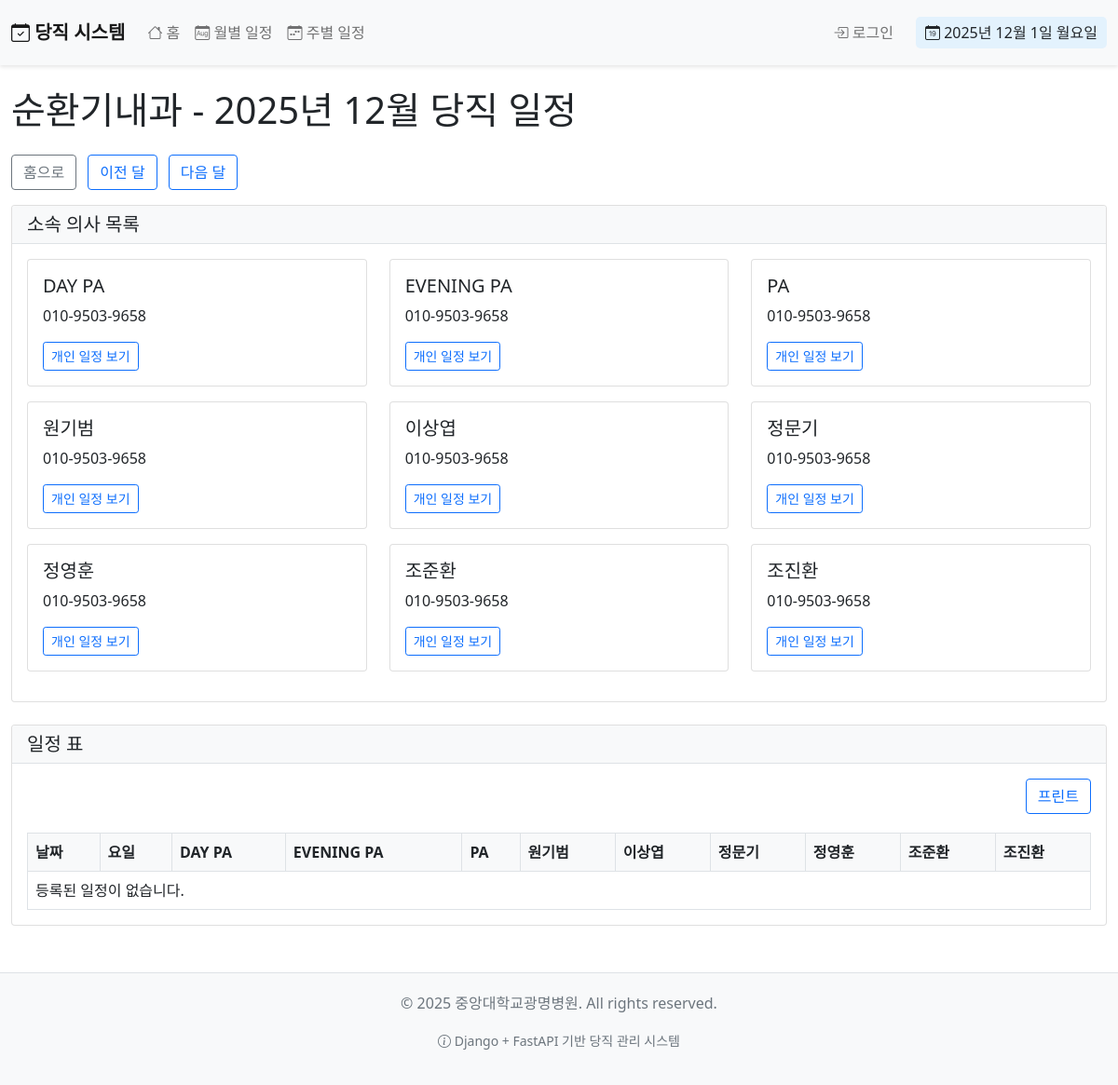
/schedule/department/1/2025/12/, run on the app's committed database.
### schedule/models.py (models this page shows, shortened)
class Department(models.Model):
    DEPARTMENT_CHOICES = [
        ('순환기내과', '순환기내과'),
        ('순환기내과 병동', '순환기내과 병동'),
        ('분과통합(순환기내과 제외)', '분과통합(순환기내과 제외)'),
        ('내과계 중환자실', '내과계 중환자실'),
        ('소화기내과 응급내시경(on call)', '소화기내과 응급내시경(on call)'),
        ('외과(ER call only)', '외과(ER call only)'),
        ('외과 당직의', '외과 당직의'),
        ('외과 수술의', '외과 수술의'),
        ('외과계 중환자실', '외과계 중환자실'),
        ('산부인과', '산부인과'),
        ('소아과 ER', '소아과 ER'),
        ('소아과 병동', '소아과 병동'),
        ('소아과 NICU', '소아과 NICU'),
        ('신경과', '신경과'),
        ('신경외과', '신경외과'),
        ('정형외과', '정형외과'),
        ('재활의학과', '재활의학과'),
        ('성형외과', '성형외과'),
        ('폐식도외과', '폐식도외과'),
        ('심장혈관외과', '심장혈관외과'),
        ('비뇨의학과', '비뇨의학과'),
        ('이비인후과(on call)', '이비인후과(on call)'),
        ('마취통증의학과', '마취통증의학과'),
        ('응급의학과', '응급의학과'),
    ]
    name = models.CharField(max_length=100, verbose_name='부서명', choices=DEPARTMENT_CHOICES)
    class Meta:
        verbose_name = '부서'
        verbose_name_plural = '부서'

class Doctor(models.Model):
    name = models.CharField(max_length=100, verbose_name='이름')
    phone_number = models.CharField(max_length=15, verbose_name='연락처')
    department = models.ForeignKey(Department, on_delete=models.CASCADE, related_name='doctors', verbose_name='부서')
    class Meta:
        verbose_name = '의사'
        verbose_name_plural = '의사'

### schedule/views.py (the view)
# urls.py: path('department/<int:department_id>/<int:year>/<int:month>/', views.DepartmentScheduleView.as_view(), name='department_schedule'),
class DepartmentScheduleView(ListView):
    model = Schedule
    template_name = 'schedule/department_schedule.html'
    context_object_name = 'schedules'
    def get_queryset(self):
        department_id = self.kwargs.get('department_id')
        year = int(self.kwargs.get('year', timezone.now().year))
        month = int(self.kwargs.get('month', timezone.now().month))
        start_date = datetime(year, month, 1).date()
        if month == 12:
            end_date = datetime(year + 1, 1, 1).date() - timedelta(days=1)
        else:
            end_date = datetime(year, month + 1, 1).date() - timedelta(days=1)
        return Schedule.objects.filter(
            doctor__department_id=department_id,
            date__gte=start_date,
            date__lte=end_date
        ).select_related('doctor', 'work_schedule').order_by('date', 'work_schedule__start_time')
    def get_context_data(self, **kwargs):
        context = super().get_context_data(**kwargs)
        department_id = self.kwargs.get('department_id')
        year = int(self.kwargs.get('year', timezone.now().year))
        month = int(self.kwargs.get('month', timezone.now().month))
        context['department'] = Department.objects.get(id=department_id)
        context['year'] = year
        context['month'] = month
        context['doctors'] = Doctor.objects.filter(department_id=department_id).order_by('name')
        schedules_by_date = {}
        for schedule in context['schedules']:
            if schedule.date not in schedules_by_date:
                schedules_by_date[schedule.date] = []
            schedules_by_date[schedule.date].append(schedule)
        for date, schedule_list in schedules_by_date.items():
            schedules_by_date[date] = sorted(schedule_list, key=lambda s: s.work_schedule.start_time)
        from collections import OrderedDict
        ordered_schedules = OrderedDict()
        for date in sorted(schedules_by_date.keys()):
            ordered_schedules[date] = schedules_by_date[date]
        context['schedules_by_date'] = ordered_schedules
        return context

### logs/logging_config.py (called while the page is built)
def log_api_request(logger, request_data):
    logger.info(
        "API 요청",
        extra={
            'request_id': request_data.get('request_id'),
            'method': request_data.get('method'),
            'url': request_data.get('url'),
            'ip_address': request_data.get('ip_address'),
            'user_agent': request_data.get('user_agent'),
            'response_time': request_data.get('response_time'),
            'status_code': request_data.get('status_code'),
            'response_size': request_data.get('response_size'),
        }
    )

### schedule/context_processors.py (called while the page is built)
def current_date_processor(request):
    now = timezone.now()
    current_week = (now.day - 1) // 7 + 1
    return {
        'current_year': now.year,
        'current_month': now.month,
        'current_day': now.day,
        'current_week': current_week,
    }

### templates/schedule/department_schedule.html (shortened to what this page needs)
{% extends 'base.html' %}
{% block content %}
<div class="row">
    <div class="col-md-12">
        <h1 class="mb-4">{{ department.name }} - {{ year }}년 {{ month }}월 당직 일정</h1>
        <div class="mb-3">
            <a href="{% url 'schedule:home' %}" class="btn btn-outline-secondary me-2">
                홈으로
            </a>
            {% with prev_month=month|add:"-1" prev_year=year %}
                {% if prev_month == 0 %}
                    {% with prev_month=12 prev_year=year|add:"-1" %}
                        <a href="{% url 'schedule:department_schedule' department_id=department.id year=prev_year month=prev_month %}" class="btn btn-outline-primary me-2">
                            이전 달
                        </a>
                    {% endwith %}
                {% else %}
                    <a href="{% url 'schedule:department_schedule' department_id=department.id year=prev_year month=prev_month %}" class="btn btn-outline-primary me-2">
                        이전 달
                    </a>
                {% endif %}
            {% endwith %}
            {% with next_month=month|add:"1" next_year=year %}
                {% if next_month == 13 %}
                    {% with next_month=1 next_year=year|add:"1" %}
                        <a href="{% url 'schedule:department_schedule' department_id=department.id year=next_year month=next_month %}" class="btn btn-outline-primary">
                            다음 달
                        </a>
                    {% endwith %}
                {% else %}
                    <a href="{% url 'schedule:department_schedule' department_id=department.id year=next_year month=next_month %}" class="btn btn-outline-primary">
                        다음 달
                    </a>
                {% endif %}
            {% endwith %}
        </div>
        <div class="card mb-4">
            <div class="card-header">
                <h5 class="mb-0">소속 의사 목록</h5>
            </div>
            <div class="card-body">
                <div class="row">
                    {% for doctor in doctors %}
                    <div class="col-md-4 mb-3">
                        <div class="card">
                            <div class="card-body">
                                <h5 class="card-title">{{ doctor.name }}</h5>
                                <p class="card-text">{{ doctor.phone_number }}</p>
                                <a href="{% url 'schedule:doctor_schedule' doctor_id=doctor.id year=year month=month %}" class="btn btn-sm btn-outline-primary">
                                    개인 일정 보기
                                </a>
                            </div>
                        </div>
                    </div>
                    {% empty %}
                    <div class="col-12">
                        <p>등록된 의사가 없습니다.</p>
                    </div>
                    {% endfor %}
                </div>
            </div>
        </div>
        <div class="card">
            <div class="card-header">
                <h5 class="mb-0">일정 표</h5>
            </div>
            <div class="card-body">
                <div class="print-button-container" style="margin-bottom: 20px; text-align: right;">
                    <button onclick="window.print()" class="btn btn-outline-primary" id="print-btn">
                         프린트
                    </button>
                </div>
                <div class="table-responsive">
                    <table class="schedule-table">
                        <thead>
                            <tr>
                                <th>날짜</th>
                                <th>요일</th>
                                {% for doctor in doctors %}
                                <th>{{ doctor.name }}</th>
                                {% endfor %}
                            </tr>
                        </thead>
                        <tbody>
                            {% for date, schedules in schedules_by_date.items %}
                            <tr class="{% if date.weekday == 5 or date.weekday == 6 %}weekend{% endif %}">
                                <td>{{ date|date:"d" }}</td>
                                <td>{{ date|date:"D"|upper }}</td>
                                {% for doctor in doctors %}
                                <td>
                                    {% for schedule in schedules %}
                                    {% if schedule.doctor.id == doctor.id %}
                                    <div class="{% if schedule.is_on_call %}on-call{% endif %}">
                                        <span class="schedule-item">
                                            {{ schedule.work_schedule }}
                                            {% if schedule.is_on_call %}<span class="badge bg-danger badge-oncall">당직</span>{% endif %}
                                        </span>
                                    </div>
                                    {% endif %}
                                    {% endfor %}
                                </td>
                                {% endfor %}
                            </tr>
                            {% empty %}
                            <tr>
                                <td colspan="{{ doctors.count|add:2 }}">등록된 일정이 없습니다.</td>
                            </tr>
                            {% endfor %}
                        </tbody>
                    </table>
                </div>
            </div>
        </div>
    </div>
</div>
{% endblock %}

### templates/base.html (style rules this page uses)
.card-header { background-color: #f8f9fa; border-bottom: 1px solid #dee2e6; }

### templates/schedule/department_schedule.html (style rules this page uses)
.schedule-table { width: 100%; border-collapse: collapse; }
.schedule-table th, .schedule-table td { border: 1px solid #dee2e6; padding: 8px; text-align: left; vertical-align: top; }
.schedule-table th { background-color: #f8f9fa; }

### data on the page
Department: name "순환기내과"
Doctor: name "DAY PA", phone_number "010-9503-9658"
Doctor: name "EVENING PA", phone_number "010-9503-9658"
Doctor: name "PA", phone_number "010-9503-9658"
Doctor: name "원기범", phone_number "010-9503-9658"
Doctor: name "이상엽", phone_number "010-9503-9658"
Doctor: name "정문기", phone_number "010-9503-9658"
Doctor: name "정영훈", phone_number "010-9503-9658"
Doctor: name "조준환", phone_number "010-9503-9658"
Doctor: name "조진환", phone_number "010-9503-9658"

### other printed values
{{ year }} "2025"
{{ month }} "12"
